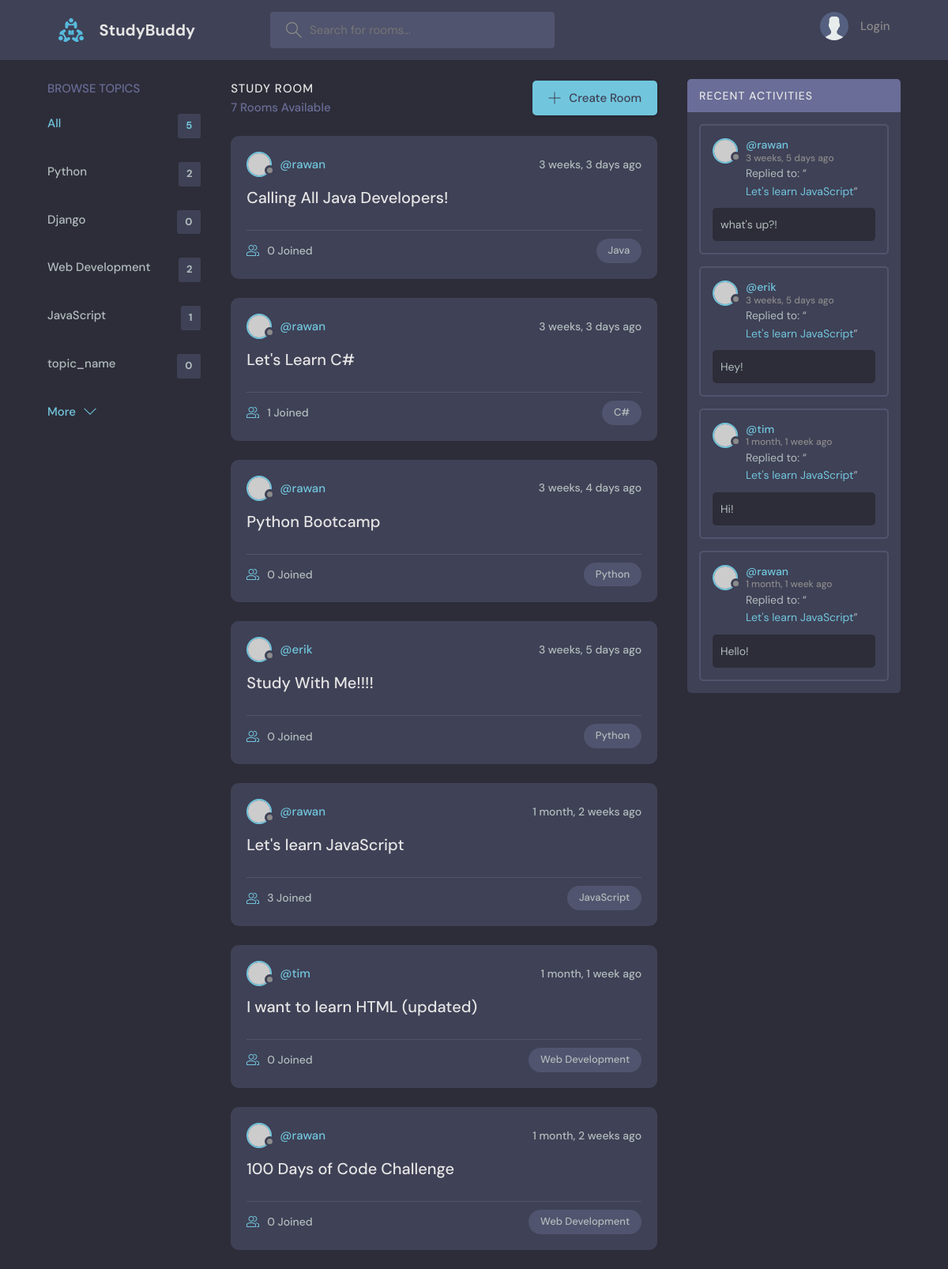
The page / on the database its author committed.
### base/models.py (models this page shows, shortened)
class Topic(models.Model):
    name = models.CharField(max_length=200)

class Room(models.Model):
    host = models.ForeignKey(User, on_delete=models.SET_NULL, null=True) #user->parent, room->child
    topic = models.ForeignKey(Topic, on_delete=models.SET_NULL, null=True) #topic->parent, room->child
    name = models.CharField(max_length=200)
    description = models.TextField(null=True, blank=True)
    participants = models.ManyToManyField(User, related_name='participants', blank=True)
    updated = models.DateTimeField(auto_now=True) #this takes a snapshot of any time this model instance was updated
    created = models.DateTimeField(auto_now_add=True) #this takes a snapshot/timestamp of the time this model instance was created
    class Meta:
        ordering = ['-updated', '-created']
    def __str__(self):
        return self.name

class Message(models.Model):
    user = models.ForeignKey(User, on_delete=models.CASCADE)
    room = models.ForeignKey(Room, on_delete=models.CASCADE)
    body = models.TextField()
    updated = models.DateTimeField(auto_now=True)
    created = models.DateTimeField(auto_now_add=True)
    class Meta:
        ordering = ['-updated', '-created']

### base/views.py (the view)
# urls.py: path('', views.home, name="home"),
def home(request):
    q = request.GET.get('q') if request.GET.get('q') != None else ''
    rooms = Room.objects.filter(
        Q(topic__name__icontains=q) |
        Q(name__icontains=q) |
        Q(description__icontains=q)
                                ) #i means that we can make it case insensitive
    topics = Topic.objects.all()[0:5]
    room_count = rooms.count()
    room_messages = Message.objects.filter(Q(room__topic__name__icontains=q))
    context = {'rooms': rooms, 'topics': topics, 'room_count': room_count, 'room_messages': room_messages}
    return render(request,'base/home.html', context)

### base/templates/base/home.html (shortened to what this page needs)
{% extends 'main.html' %}
  {% block content %}
    <main class="layout layout--3">
      <div class="container">
        {% include 'base/topics_component.html' %}
        <div class="roomList">
          <div class="roomList__header">
            <div>
              <h2>Study Room</h2>
              <p>{{room_count}} Rooms Available</p>
            </div>
            <a class="btn btn--main" href="{% url 'create-room' %}">
              <svg version="1.1" xmlns="http://www.w3.org/2000/svg" width="32" height="32" viewBox="0 0 32 32">
                <title>add</title>
                <path
                  d="M16.943 0.943h-1.885v14.115h-14.115v1.885h14.115v14.115h1.885v-14.115h14.115v-1.885h-14.115v-14.115z"
                ></path>
              </svg>
              Create Room
            </a>
          </div>
          {% include 'base/feed_component.html' %}
        </div>
        {% include 'base/activity_component.html' %}
      </div>
    </main>
  {% endblock content %}

### base/templates/base/topics_component.html
<div class="topics">
    <div class="topics__header">
      <h2>Browse Topics</h2>
    </div>
    <ul class="topics__list">
      <li>
        <a href="{% url 'home' %}" class="active">All <span>{{topics.count}} </span></a>
      </li>
      {% for topic in topics %}
      <li>
        <a href="{% url 'home' %}?q={{ topic.name }}">{{topic.name}} <span>{{topic.room_set.all.count}}</span></a>
      </li>
      {% endfor %}
    </ul>
    <a class="btn btn--link" href="{% url 'topics' %}">
      More
      <svg version="1.1" xmlns="http://www.w3.org/2000/svg" width="32" height="32" viewBox="0 0 32 32">
        <title>chevron-down</title>
        <path d="M16 21l-13-13h-3l16 16 16-16h-3l-13 13z"></path>
      </svg>
    </a>
  </div>

### base/templates/base/feed_component.html (shortened to what this page needs)
{% for room in rooms %}
<div class="roomListRoom">
    <div class="roomListRoom__header">
      <a href="{% url 'user-profile' room.host.id %}" class="roomListRoom__author">
        <div class="avatar avatar--small">
          <img src="https://randomuser.me/api/portraits/women/11.jpg" />
        </div>
        <span>@{{room.host.username}}</span>
      </a>
      <div class="roomListRoom__actions">
        <span>{{room.created|timesince}} ago</span>
      </div>
    </div>
    <div class="roomListRoom__content">
      <a href="{% url 'room' room.id %}">{{room.name}}</a>
    </div>
    <div class="roomListRoom__meta">
      <a href="{% url 'room' room.id %}" class="roomListRoom__joined">
        {{room.participants.all.count}} Joined
      </a>
      <p class="roomListRoom__topic">{{room.topic.name}}</p>
    </div>
  </div>
  {% endfor %}

### base/templates/base/activity_component.html (shortened to what this page needs)
<div class="activities">
    <div class="activities__header">
      <h2>Recent Activities</h2>
    </div>
    {% for message in room_messages %}
    <div class="activities__box">
      <div class="activities__boxHeader roomListRoom__header">
        <a href="{% url 'user-profile' message.user.id %}" class="roomListRoom__author">
          <div class="avatar avatar--small">
            <img src="https://randomuser.me/api/portraits/women/11.jpg" />
          </div>
          <p>
            @{{message.user}}
            <span>{{message.created|timesince}} ago</span>
          </p>
        </a>
      </div>
      <div class="activities__boxContent">
        <p>Replied to: “<a href="{% url 'room' message.room.id %}">{{message.room}}</a>”</p>
        <div class="activities__boxRoomContent">
            {{message.body}}
        </div>
      </div>
    </div>
    {% endfor %}
  </div>

### rows shown on the page
Topic: name "Python", room_set.all.count "2"
Topic: name "Django", room_set.all.count "0"
Topic: name "Web Development", room_set.all.count "2"
Topic: name "JavaScript", room_set.all.count "1"
Topic: name "topic_name", room_set.all.count "0"
Room: host.username "rawan", created "3 weeks, 3 days", name "Calling All Java Developers!", participants.all.count "0", topic.name "Java"
Room: host.username "rawan", created "3 weeks, 3 days", name "Let's Learn C#", participants.all.count "1", topic.name "C#"
Room: host.username "rawan", created "3 weeks, 4 days", name "Python Bootcamp", participants.all.count "0", topic.name "Python"
Room: host.username "erik", created "3 weeks, 5 days", name "Study With Me!!!!", participants.all.count "0", topic.name "Python"
Room: host.username "rawan", created "1 month, 2 weeks", name "Let's learn JavaScript", participants.all.count "3", topic.name "JavaScript"
Room: host.username "tim", created "1 month, 1 week", name "I want to learn HTML (updated)", participants.all.count "0", topic.name "Web Development"
Room: host.username "rawan", created "1 month, 2 weeks", name "100 Days of Code Challenge", participants.all.count "0", topic.name "Web Development"
Message: user "rawan", created "3 weeks, 5 days", room "Let's learn JavaScript", body "what's up?!"
Message: user "erik", created "3 weeks, 5 days", room "Let's learn JavaScript", body "Hey!"
Message: user "tim", created "1 month, 1 week", room "Let's learn JavaScript", body "Hi!"
Message: user "rawan", created "1 month, 1 week", room "Let's learn JavaScript", body "Hello!"

### other values the page prints
{{ topics.count }} "5"
{{ room_count }} "7"
